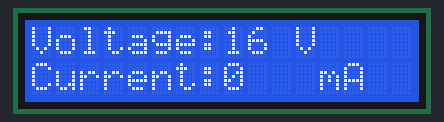
The sketch below on a simulated Arduino Uno, built with avr-gcc and run on an emulated ATmega328P. Parts: 16×2 character LCD.

Above: at 0.1 s.
At 4.7 s:
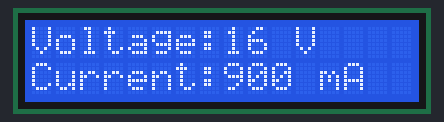
At 9.9 s:
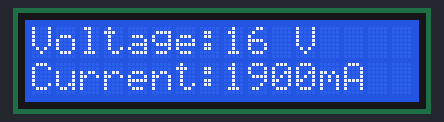
At 19.6 s:
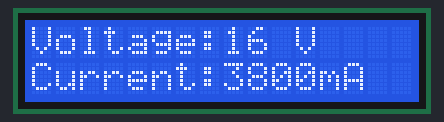
At 29.3 s:
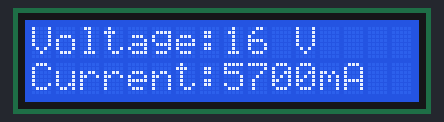
At 39.1 s:
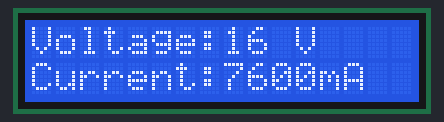

Measured:
- what the display in image 1 shows lasts 0.5 s, from 4.7 s to 5.2 s

The sketch:

CurrentVsVoltage.ino
```cpp
//YWROBOT
//Compatible with the Arduino IDE 1.0
//Library version:1.1
#include <stdint.h>
#include <stdio.h>
#include <stdlib.h>
#include <LiquidCrystal_I2C.h>

LiquidCrystal_I2C lcd(0x27,16,2);  // set the LCD address to 0x27 for a 16 chars and 2 line display

void setup()
{
  lcd.init();                      // initialize the lcd
  // Print a message to the LCD.
  lcd.backlight();
  lcd.setCursor(0,0);
}


void loop()
{
    lcd.setCursor(0,0);
    lcd.print("Voltage:");
    lcd.setCursor(0,1);
    lcd.print("Current:");

  for (uint16_t i =0 ; i < 8000 ; i= i + 100)
  {

    char msg[5] = {0};
    lcd.setCursor(8,0);
    lcd.print("16 V");
    lcd.setCursor(8,1);
    memset(msg, ' ', 5);
    snprintf(msg,5,"%d  ",i);
    lcd.print(msg);
    lcd.setCursor(12,1);
    lcd.print("mA");
    delay(500);
    //lcd.clear();
  }

}
```
